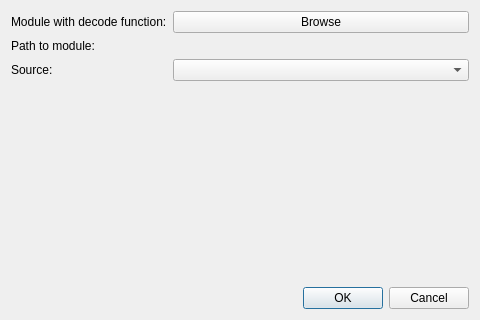
<?xml version="1.0" encoding="UTF-8"?>
<ui version="4.0">
 <class>AddSourceDialog</class>
 <widget class="QDialog" name="AddSourceDialog">
  <property name="geometry">
   <rect>
    <x>0</x>
    <y>0</y>
    <width>480</width>
    <height>320</height>
   </rect>
  </property>
  <property name="windowTitle">
   <string>Add source</string>
  </property>
  <layout class="QVBoxLayout" name="verticalLayout" stretch="0,1,0">
   <item>
    <layout class="QFormLayout" name="formLayout">
     <item row="0" column="0">
      <widget class="QLabel" name="label1">
       <property name="text">
        <string>Module with decode function:</string>
       </property>
      </widget>
     </item>
     <item row="0" column="1">
      <widget class="QPushButton" name="browseDecodeModuleButton">
       <property name="toolTip">
        <string>The module must contain a function called &quot;decodeFn&quot; that converts bytes into a sequence of signals</string>
       </property>
       <property name="text">
        <string>Browse</string>
       </property>
      </widget>
     </item>
     <item row="1" column="0">
      <widget class="QLabel" name="label2">
       <property name="text">
        <string>Path to module:</string>
       </property>
      </widget>
     </item>
     <item row="1" column="1">
      <widget class="QLabel" name="decodeModulePathLabel">
       <property name="text">
        <string/>
       </property>
      </widget>
     </item>
     <item row="2" column="0">
      <widget class="QLabel" name="label4">
       <property name="text">
        <string>Source:</string>
       </property>
       <property name="alignment">
        <set>Qt::AlignLeading|Qt::AlignLeft|Qt::AlignVCenter</set>
       </property>
      </widget>
     </item>
     <item row="2" column="1">
      <widget class="QComboBox" name="sourceComboBox">
       <property name="toolTip">
        <string>List of available serial ports</string>
       </property>
      </widget>
     </item>
    </layout>
   </item>
   <item>
    <layout class="QVBoxLayout" name="sourceConfigContainer"/>
   </item>
   <item>
    <widget class="QDialogButtonBox" name="buttonBox">
     <property name="orientation">
      <enum>Qt::Horizontal</enum>
     </property>
     <property name="standardButtons">
      <set>QDialogButtonBox::Cancel|QDialogButtonBox::Ok</set>
     </property>
    </widget>
   </item>
  </layout>
 </widget>
 <tabstops>
  <tabstop>browseDecodeModuleButton</tabstop>
  <tabstop>sourceComboBox</tabstop>
 </tabstops>
 <resources/>
 <connections>
  <connection>
   <sender>buttonBox</sender>
   <signal>accepted()</signal>
   <receiver>AddSourceDialog</receiver>
   <slot>accept()</slot>
   <hints>
    <hint type="sourcelabel">
     <x>248</x>
     <y>254</y>
    </hint>
    <hint type="destinationlabel">
     <x>157</x>
     <y>274</y>
    </hint>
   </hints>
  </connection>
  <connection>
   <sender>buttonBox</sender>
   <signal>rejected()</signal>
   <receiver>AddSourceDialog</receiver>
   <slot>reject()</slot>
   <hints>
    <hint type="sourcelabel">
     <x>316</x>
     <y>260</y>
    </hint>
    <hint type="destinationlabel">
     <x>286</x>
     <y>274</y>
    </hint>
   </hints>
  </connection>
 </connections>
</ui>
